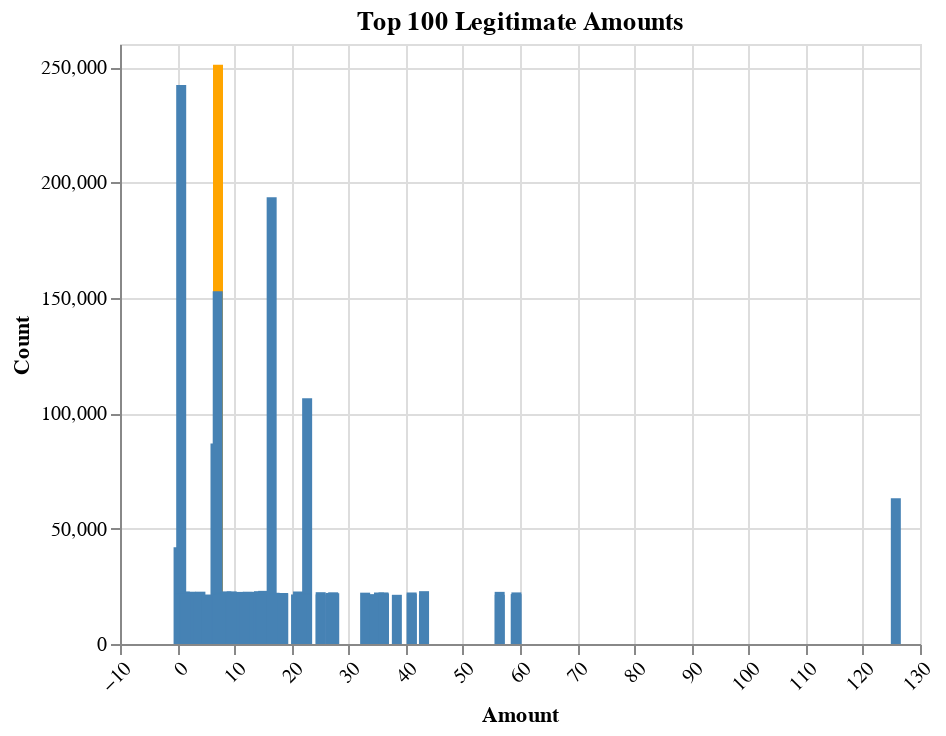

Source (notebook cell):
### Markdown cell above
Now, let's see how the Amount varies between legitimate and fraudulent transactions. For that we will use altair to chart the top 100 amounts used for transactions, with a function called amount_counts_chart.

### Code cell
import altair as alt
from altair import Chart
from polars import DataFrame


def amount_counts_chart(data_df: DataFrame, source: str) -> Chart:
    data_df = data_df.top_k(100, by="Count")
    top_amount = data_df.top_k(1, by="Count").to_numpy()[0][1]
    return alt.Chart(
        data_df,
        title=f"Top 100 {source} Amounts").mark_bar().encode(
        x=alt.X('Amount', axis=alt.Axis(labelAngle=-45)),
        y="Count",
        color=alt.condition(
            alt.datum.Count == top_amount,
            alt.value('orange'),
            alt.value('steelblue'))
    ).properties(width=400)

legit = new_data_df.select(
    pl.col("Amount"), pl.col("Is Fraud?")).filter(pl.col("Is Fraud?") == 0
    ).select(
        pl.col("Amount").unique(), pl.col("Amount").unique_counts().alias("Count")
    )

amount_counts_chart(legit, "Legitimate")

### Figure 1 — Vega-Lite specification as saved in the notebook (floating-point values rounded to 4 significant figures)
{"config": {"view": {"continuousWidth": 300, "continuousHeight": 300}}, "data": {"name": "data-a9c59543b52347b656a7134e304748a6"}, "mark": {"type": "bar"}, "encoding": {"color": {"condition": {"test": "(datum.Count === 250980.0)", "value": "orange"}, "value": "steelblue"}, "x": {"axis": {"labelAngle": -45}, "field": "Amount", "type": "quantitative"}, "y": {"field": "Count", "type": "quantitative"}}, "title": "Top 100 Legitimate Amounts", "width": 400, "$schema": "https://vega.github.io/schema/vega-lite/v5.16.3.json", "datasets": {"data-a9c59543b52347b656a7134e304748a6": [{"Amount": 7.15, "Count": 250980}, {"Amount": 0.71, "Count": 242192}, {"Amount": 16.54, "Count": 193618}, {"Amount": 7.1, "Count": 152877}, {"Amount": 22.75, "Count": 106528}, {"Amount": 6.71, "Count": 86934}, {"Amount": 125.8, "Count": 63106}, {"Amount": 0.25, "Count": 41909}, {"Amount": 15.06, "Count": 23031}, {"Amount": 43.21, "Count": 22894}, {"Amount": 14.28, "Count": 22887}, {"Amount": 9.55, "Count": 22792}, {"Amount": 8.61, "Count": 22782}, {"Amount": 21.16, "Count": 22757}, {"Amount": 1.35, "Count": 22718}, {"Amount": 4.07, "Count": 22672}, {"Amount": 12.37, "Count": 22654}, {"Amount": 2.44, "Count": 22653}, {"Amount": 56.44, "Count": 22596}, {"Amount": 10.78, "Count": 22577}, {"Amount": 8.43, "Count": 22565}, {"Amount": 13.06, "Count": 22536}, {"Amount": 25.12, "Count": 22448}, {"Amount": 27.31, "Count": 22399}, {"Amount": 7.59, "Count": 22377}, {"Amount": 8.09, "Count": 22364}, {"Amount": 59.37, "Count": 22355}, {"Amount": 36.11, "Count": 22346}, {"Amount": 41.04, "Count": 22331}, {"Amount": 35.32, "Count": 22312}, {"Amount": 11.19, "Count": 22274}, {"Amount": 1.4, "Count": 22267}, {"Amount": 1.19, "Count": 22248}, {"Amount": 32.9, "Count": 22242}, {"Amount": 17.06, "Count": 22200}, {"Amount": 8.3, "Count": 22193}, {"Amount": 26.84, "Count": 22127}, {"Amount": 18.56, "Count": 22089}, {"Amount": 1.9, "Count": 22077}, {"Amount": 3.35, "Count": 22045}, {"Amount": 7.64, "Count": 22031}, {"Amount": 21.81, "Count": 22005}, {"Amount": 18.4, "Count": 22000}, {"Amount": 6.97, "Count": 22000}, {"Amount": 27.49, "Count": 21996}, {"Amount": 0.33, "Count": 21959}, {"Amount": 22.68, "Count": 21957}, {"Amount": 36.2, "Count": 21914}, {"Amount": 8.52, "Count": 21911}, {"Amount": 14.79, "Count": 21872}, {"Amount": 11.82, "Count": 21849}, {"Amount": 11.76, "Count": 21830}, {"Amount": 1.92, "Count": 21815}, {"Amount": 8.6, "Count": 21814}, {"Amount": 0.72, "Count": 21801}, {"Amount": 15.07, "Count": 21773}, {"Amount": 13.16, "Count": 21766}, {"Amount": 16.71, "Count": 21726}, {"Amount": 41.07, "Count": 21721}, {"Amount": 1.18, "Count": 21706}, {"Amount": 1.6, "Count": 21645}, {"Amount": 17.04, "Count": 21631}, {"Amount": 18.54, "Count": 21622}, {"Amount": 1.89, "Count": 21614}, {"Amount": 34.56, "Count": 21608}, {"Amount": 59.25, "Count": 21608}, {"Amount": 59.39, "Count": 21597}, {"Amount": 13.07, "Count": 21597}, {"Amount": 21.17, "Count": 21581}, {"Amount": 27.32, "Count": 21578}, {"Amount": 0.32, "Count": 21574}, {"Amount": 14.3, "Count": 21569}, {"Amount": 14.65, "Count": 21561}, {"Amount": 7.14, "Count": 21536}, {"Amount": 22.69, "Count": 21519}, {"Amount": 36.13, "Count": 21500}, {"Amount": 7.58, "Count": 21495}, {"Amount": 25.11, "Count": 21480}, {"Amount": 43.19, "Count": 21471}, {"Amount": 20.81, "Count": 21465}, {"Amount": 8.1, "Count": 21459}, {"Amount": 5.06, "Count": 21438}, {"Amount": 3.36, "Count": 21426}, {"Amount": 1.34, "Count": 21423}, {"Amount": 21.79, "Count": 21422}, {"Amount": 8.28, "Count": 21421}, {"Amount": 10.77, "Count": 21412}, {"Amount": 8.53, "Count": 21407}, {"Amount": 9.56, "Count": 21396}, {"Amount": 26.85, "Count": 21390}, {"Amount": 1.91, "Count": 21380}, {"Amount": 16.53, "Count": 21376}, {"Amount": 14.77, "Count": 21370}, {"Amount": 1.42, "Count": 21364}, {"Amount": 7.65, "Count": 21357}, {"Amount": 6.98, "Count": 21337}, {"Amount": 11.75, "Count": 21333}, {"Amount": 56.45, "Count": 21330}, {"Amount": 38.45, "Count": 21320}, {"Amount": 18.41, "Count": 21266}]}}
